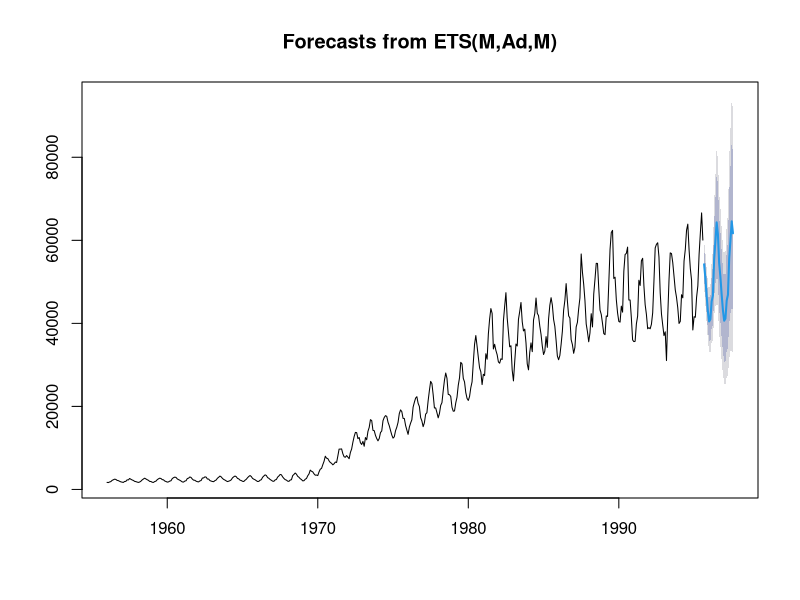

Generate this figure with R:
## ---- chunk 1
library(forecast)
library(ggplot2)

fit <- ets(gas)
# Forecast two years ahead
fc <- forecast(fit, h=24)
plot(fc)
## ---- chunk 2
set.seed(2015)
nsim <- 10000
h <- 6
sim <- numeric(nsim)
for(i in seq_len(nsim))
  sim[i] <- sum(simulate(fit, future=TRUE, nsim=h))
meanagg <- mean(sim)
## ---- chunk 3
sum(fc$mean[1:6])
## ---- chunk 4
#80% interval:
quantile(sim, prob=c(0.1, 0.9))
#95% interval:
quantile(sim, prob=c(0.025, 0.975))
